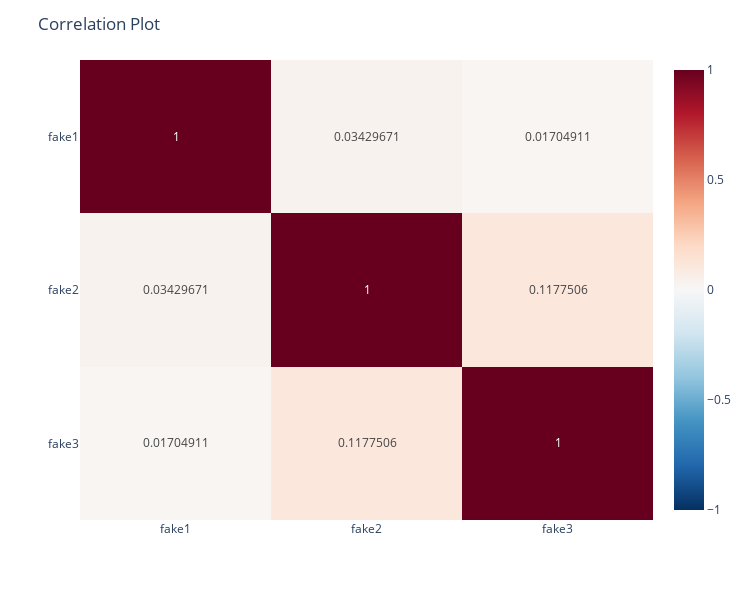

Notebook cell for this chart:
### Markdown cell above
### Correlation Heat map Interactive

### Code cell
corr_plot(returns_cor)

### Figure 1 — Plotly figure (JSON) as saved in the notebook; plotly's stock layout.template omitted (floating-point values rounded to 4 significant figures)
{"data": [{"coloraxis": "coloraxis", "hovertemplate": "x: %{x}<br>y: %{y}<br>color: %{z}<extra></extra>", "name": "0", "texttemplate": "%{z}", "type": "heatmap", "x": ["fake1", "fake2", "fake3"], "xaxis": "x", "y": ["fake1", "fake2", "fake3"], "yaxis": "y", "z": [[1, 0.0343, 0.01705], [0.0343, 1, 0.1178], [0.01705, 0.1178, 1]]}], "layout": {"coloraxis": {"cmax": 1, "cmin": -1, "colorscale": [[0, "rgb(5,48,97)"], [0.1, "rgb(33,102,172)"], [0.2, "rgb(67,147,195)"], [0.3, "rgb(146,197,222)"], [0.4, "rgb(209,229,240)"], [0.5, "rgb(247,247,247)"], [0.6, "rgb(253,219,199)"], [0.7, "rgb(244,165,130)"], [0.8, "rgb(214,96,77)"], [0.9, "rgb(178,24,43)"], [1, "rgb(103,0,31)"]]}, "height": 600, "margin": {"t": 60}, "title": {"text": "Correlation Plot"}, "width": 750, "xaxis": {"anchor": "y", "domain": [0, 1]}, "yaxis": {"anchor": "x", "autorange": "reversed", "domain": [0, 1]}}}
